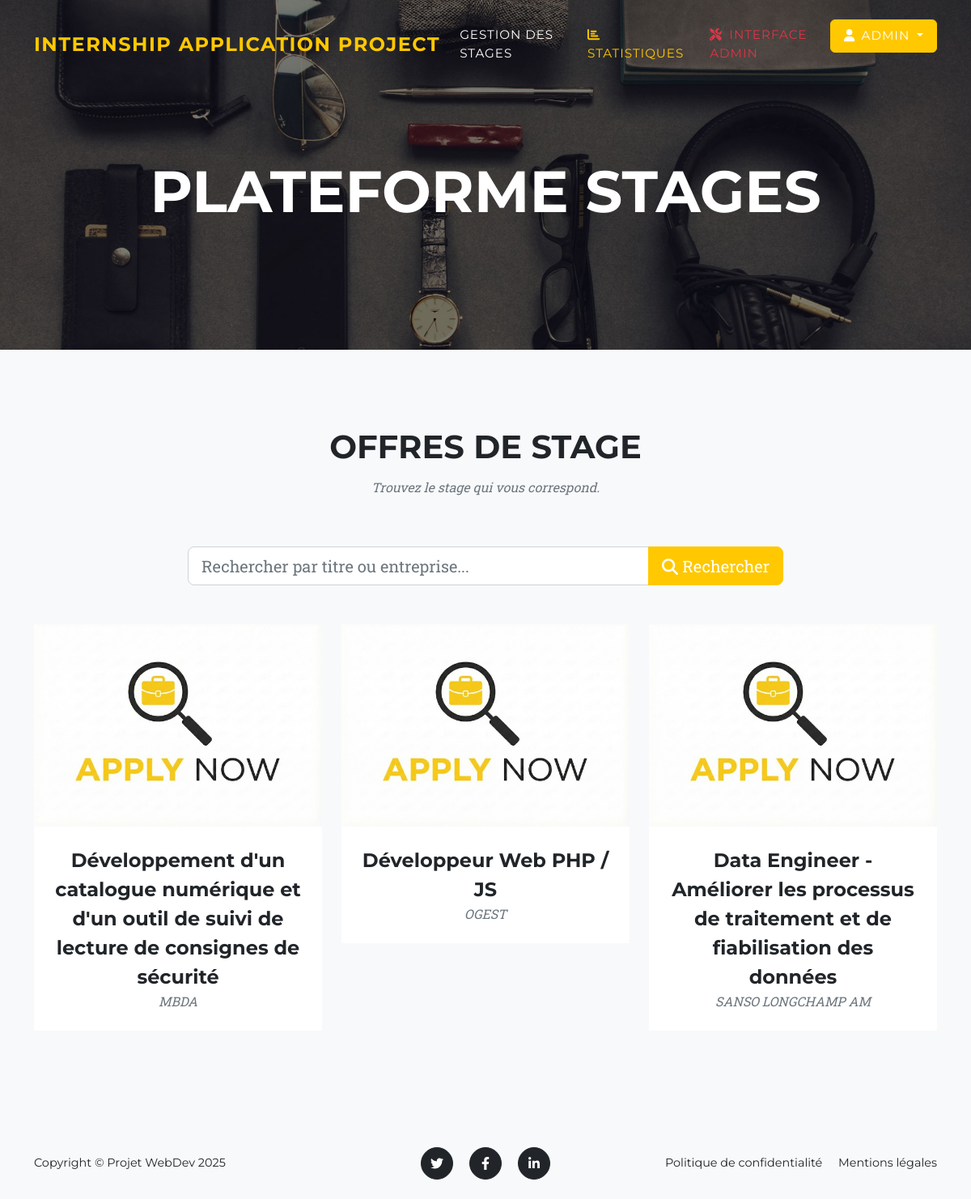
/offres/ (signed in), run on the app's committed database.
### internship_projet/models.py (models this page shows, shortened)
class Offre(models.Model):
    ETAT_CHOICES = [
        ('En attente', 'En attente validation'),
        ('Validée', 'Validée'),
        ('Refusée', 'Refusée'),
        ('Clôturée', 'Clôturée'),
    ]
    IDOffre = models.AutoField(primary_key=True)
    Organisme = models.CharField(max_length=100, verbose_name="Nom de l'organisme")
    NomContact = models.CharField(max_length=100, verbose_name="Nom et prénom du contact")
    EmailContact = models.EmailField(verbose_name="Email du contact")
    Titre = models.CharField(max_length=100, verbose_name="Titre du stage")
    Detail = models.TextField(verbose_name="Détail du stage")
    DateDepot = models.DateTimeField(default=timezone.now, verbose_name="Date de dépôt")
    Etat = models.CharField(max_length=30, choices=ETAT_CHOICES, default='En attente')
    NbCandidats = models.IntegerField(default=0, verbose_name="Nombre de candidats actuels")

### internship_projet/views.py (the view)
# urls.py: path('', views.liste_offres, name='liste_offres'),
@login_required
def liste_offres(request):
    lesOffres = Offre.objects.filter(Etat='Validée').order_by('-DateDepot')
    search_query = request.GET.get('q')
    if search_query:
        lesOffres = lesOffres.filter(
            Q(Titre__icontains=search_query) |
            Q(Organisme__icontains=search_query)
        )
    return render(request, 'internship_projet/liste_offres.html', {
        'offres': lesOffres,
        'search_query': search_query
    })

### internship_projet/templates/internship_projet/liste_offres.html (shortened to what this page needs)
{% extends 'internship_projet/base.html' %}
{% load static %}
{% block content %}
<section class="page-section bg-light" id="portfolio">
    <div class="container">
        <div class="text-center">
            <h2 class="section-heading text-uppercase">Offres de Stage</h2>
            <h3 class="section-subheading text-muted">Trouvez le stage qui vous correspond.</h3>
        </div>
        <div class="row justify-content-center mb-5">
            <div class="col-lg-8">
                <form method="GET" action="{% url 'liste_offres' %}">
                    <div class="input-group input-group-lg">
                        <input type="text" name="q" class="form-control"
                               placeholder="Rechercher par titre ou entreprise..."
                               value="{{ search_query|default_if_none:'' }}">
                        <button class="btn btn-primary" type="submit" id="button-search">
                            <i class="fas fa-search"></i> Rechercher
                        </button>
                    </div>
                </form>
            </div>
        </div>
        <div class="row">
            {% for offre in offres %}
                <div class="col-lg-4 col-sm-6 mb-4">
                    <div class="portfolio-item">
                        <a class="portfolio-link" href="{% url 'detail_offre' offre.IDOffre %}">
                            <img class="img-fluid" src="{% static 'internship_projet/assets/img/portfolio/7.jpg' %}" alt="..." />
                        </a>
                        <div class="portfolio-caption">
                            <div class="portfolio-caption-heading">{{ offre.Titre }}</div>
                            <div class="portfolio-caption-subheading text-muted">{{ offre.Organisme }}</div>
                        </div>
                    </div>
                </div>
            {% empty %}
                <div class="col-12 text-center">
                    <div class="alert alert-warning">
                        Aucune offre ne correspond à votre recherche.
                    </div>
                </div>
            {% endfor %}
        </div>
    </div>
</section>
{% endblock %}

### internship_projet/templates/internship_projet/base.html (shortened to what this page needs)
{% load static %}
<!DOCTYPE html>
<html lang="fr">
    <head>
        <link href="{% static 'internship_projet/css/styles.css' %}" rel="stylesheet" />
    </head>
    <body id="page-top">
        <nav class="navbar navbar-expand-lg navbar-dark fixed-top" id="mainNav">
            <div class="container">
                <a class="navbar-brand" href="{% url 'liste_offres' %}">
                  Internship Application Project
                </a>
                <div class="collapse navbar-collapse" id="navbarResponsive">
                    <ul class="navbar-nav text-uppercase ms-auto py-4 py-lg-0">
                        {% if user.is_authenticated %}
                            <li class="nav-item">
                                <a class="nav-link" href="{% url 'liste_offres' %}">
                                    {% if user.is_superuser or is_prof %}
                                        Gestion des Stages
                                    {% else %}
                                        Consulter les Offres
                                    {% endif %}
                                </a>
                            </li>
                           {% if user.is_superuser %}
                            <li class="nav-item">
                                <a class="nav-link text-warning" href="{% url 'admin_stats' %}">
                                    <i class="fas fa-chart-bar me-1"></i>Statistiques
                                </a>
                            </li>
                            <li class="nav-item">
                                <a class="nav-link text-danger" href="/admin/">
                                    <i class="fas fa-tools me-1"></i> Interface Admin
                                </a>
                            </li>
                            {% endif %}
                            <li class="nav-item dropdown">
                                <a class="nav-link dropdown-toggle btn btn-primary px-3 rounded text-white" href="#" id="navbarDropdown" role="button" data-bs-toggle="dropdown" aria-expanded="false">
                                    <i class="fas fa-user me-2"></i>{{ user.username }}
                                </a>
                            </li>
                        {% endif %}
                    </ul>
                </div>
            </div>
        </nav>
        <header class="masthead {% block header_class %}sub-page{% endblock %}">
            <div class="container">
                <div class="masthead-heading text-uppercase">{% block header_title %}Plateforme Stages{% endblock %}</div>
            </div>
        </header>
        {% block content %}
        {% endblock %}
        <footer class="footer py-4 bg-light mt-auto">
            <div class="container">
                <div class="row align-items-center">
                    <div class="col-lg-4 text-lg-start">Copyright &copy; Projet WebDev 2025</div>
                    <div class="col-lg-4 my-3 my-lg-0">
                        <a class="btn btn-dark btn-social mx-2" href="#!" aria-label="Twitter"><i class="fab fa-twitter"></i></a>
                        <a class="btn btn-dark btn-social mx-2" href="#!" aria-label="Facebook"><i class="fab fa-facebook-f"></i></a>
                        <a class="btn btn-dark btn-social mx-2" href="#!" aria-label="LinkedIn"><i class="fab fa-linkedin-in"></i></a>
                    </div>
                    <div class="col-lg-4 text-lg-end">
                        <a class="link-dark text-decoration-none me-3" href="#!">Politique de confidentialité</a>
                        <a class="link-dark text-decoration-none" href="#!">Mentions légales</a>
                    </div>
                </div>
            </div>
        </footer>
    </body>
</html>

### data on the page
Offre: Titre "Développement d'un catalogue numérique et d'un outil de suivi de lecture de consignes de sécurité", Organisme "MBDA"
Offre: Titre "Développeur Web PHP / JS", Organisme "OGEST"
Offre: Titre "Data Engineer - Améliorer les processus de traitement et de fiabilisation des données", Organisme "SANSO LONGCHAMP AM"

### other printed values
{{ user.username }} "ADMIN"
